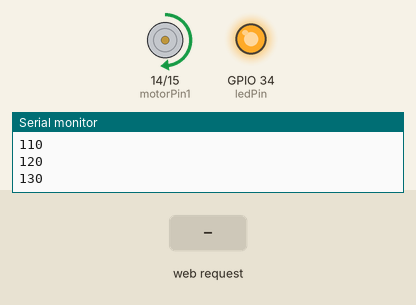
A sketch run on a simulated ESP32. On the bench: motor-driver pin pairs drawn as motors (green arrow = first pin HIGH = forward, orange = second pin HIGH = backward, longer = more drive), output pins drawn as LEDs (lit = HIGH), the last lines printed to the serial monitor. The test bench sets the inputs (shaded band).

Above: at 1.35 s.
1.4 s: HTTP request GET /toggle received
At 3.5 s:
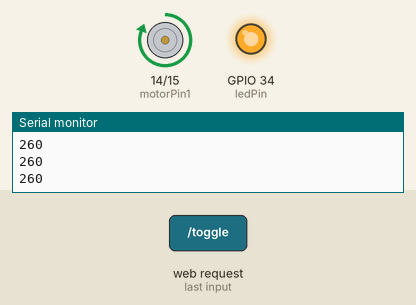
4.4 s: HTTP request GET /toggle received
At 5.0 s:
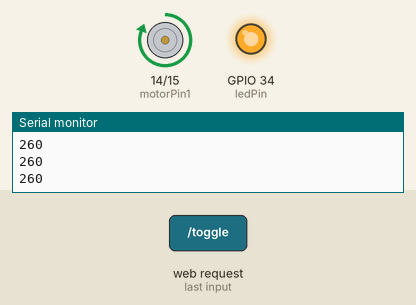
Timing chart, 0 to 7.4 s (numbered marks = the images above; inputs shaded):
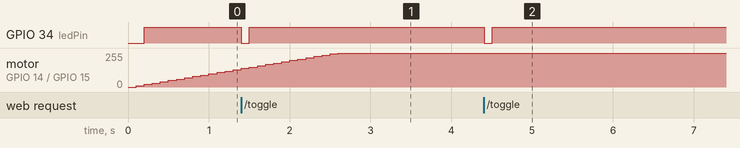

The sketch:

CidadeWebServer.ino
```cpp
#include <WiFi.h>
#include <Arduino.h>
#include <WebServer.h>

/* Defina o SSID e a senha da sua rede Wi-Fi */
const char* ssid = "Leiteiro";  // Insira o nome da sua rede Wi-Fi
const char* password = "kins7215";  // Insira a senha da sua rede Wi-Fi

/* Configuração do IP da rede Wi-Fi */
IPAddress local_ip(192, 168, 1, 99);
IPAddress gateway(192, 168, 1, 1);
IPAddress subnet(255, 255, 255, 0);

WebServer server(80);

const int motorPin1 = 14; // Conecte a um dos pinos de controle da ponte H
const int motorPin2 = 15; // Conecte ao outro pino de controle da ponte H
int velocidade = 0;
int incremento = 10;
int direcao = 0; // 0 para parar, 1 para aumentar a velocidade, -1 para diminuir


uint8_t ledPin = 34; // Pino do LED
bool ledStatus = LOW;

void setup() {
  Serial.begin(115200);
  pinMode(ledPin, OUTPUT);
  pinMode(motorPin1, OUTPUT);
  pinMode(motorPin2, OUTPUT);

  // Configura a rede Wi-Fi em modo de ponto de acesso (AP)
  WiFi.softAP(ssid, password);
  WiFi.softAPConfig(local_ip, gateway, subnet);
  delay(100);

  // Configura os tratadores de rota para o botão de controle
  server.on("/", HTTP_GET, handle_OnConnect);
  server.on("/toggle", HTTP_GET, handle_toggle);

  server.begin();
  Serial.println("Servidor HTTP iniciado");
}

void loop() {
  if (ledStatus = true) {
      direcao = 1; //Comece a aumentar a velocidad
  }
  velocidade += incremento * direcao;
  velocidade = constrain(velocidade, 0, 260);
  analogWrite(motorPin1, velocidade); // Use um dos pinos de controle da ponte H
  digitalWrite(motorPin2, LOW);       // Desligue o outro pino
  Serial.println(velocidade);
  delay(100);
  if (velocidade == 260) {
    direcao = -1;
  }

  // Se a velocidade for 0, pare
  if (velocidade == 0) {
    direcao = 0;
  }


  server.handleClient();
  digitalWrite(ledPin, ledStatus); // Define o estado do LED com base em ledStatus
}

void handle_OnConnect() {
  String status = (ledStatus == HIGH) ? "AGUARDE" : "SOLICITE A PARADA";
  String html = "<html><body style='text-align:center;'>";
  html +="<meta charset=UTF-8>\n";
  html +="<h1>🚦 Farol da Faixa Automatizada 🚦</h1>\n";
  html +="<h3>🚦 Feito por Kinsley Amadi, Luiz Gabriel, Maria luiza, João Gabriel e Gabriel Novais 🚦</h3>\n";
  html += "<p>Pressione o botão para pedir a faixa de pedestres :" + status + "</p>";
  html += "<a href='/toggle' style='";
  html += "display:inline-block; padding:10px 20px; font-size:20px; text-align:center; ";
  html += "text-decoration:none; background-color:#3498db; color:white; border-radius:5px;'>";
  html += "PEDIR FAIXA</a>";
  html += "</body></html>";

  server.send(200, "text/html", html);
}

void handle_toggle() {
  ledStatus = !ledStatus; // Inverte o estado do LED
  handle_OnConnect(); // Redireciona de volta para a página inicial após a ação
}
```

Measured:
- after the input at 1.4 s, GPIO 34 (ledPin): HIGH → LOW at once, → HIGH 0.10 s later
- after the input at 4.4 s, GPIO 34 (ledPin): HIGH → LOW at once, → HIGH 0.10 s later
